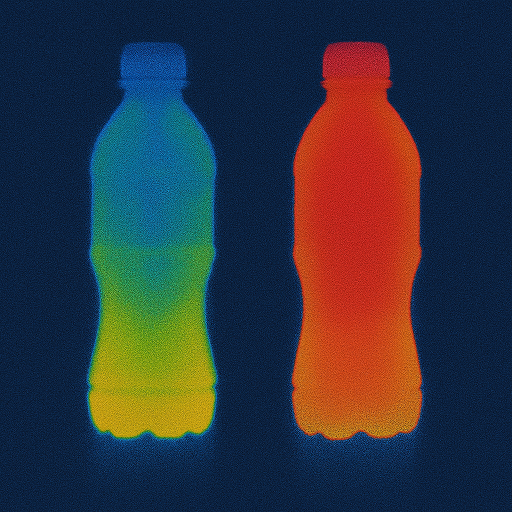
#> input picture capturas/1.png, 1024 x 1024 px (shown at 1/2 size)
$ python test.py   (older library calls are emulated)
#> lines starting #> are read from the running program, lines starting #| are printed output that depends on the picture; after the words box and inside, x2 and y2 are one past the last pixel; in counts of white or black regions, pixels touching at a corner belong together
import cv2
import numpy as np
import os

# --- Configuración y carga de la imagen "1.png" ---
directorio_actual = os.path.dirname(os.path.abspath(__file__))
ruta_imagen = os.path.join(directorio_actual, 'capturas', '1.png')

if not os.path.isfile(ruta_imagen):
    print(f'La imagen no se encontró en la ruta: {ruta_imagen}')
    exit()

# Cargar la imagen térmica original en 16 bits (se espera que contenga los datos radiométricos crudos)
imagen_original_full = cv2.imread(ruta_imagen, cv2.IMREAD_UNCHANGED)
#> imagen_original_full is the input picture: shape (1024, 1024, 3); mean B, G, R 62.6, 53.4, 50
if imagen_original_full is None:
    print('Error al cargar la imagen.')
    exit()

def procesar_imagen(imagen_original):
    """
    Detecta una sola botella en la imagen, la segmenta y calcula la temperatura
    (promedio y mediana en °C) en tres regiones: "Pico y Cuello", "Cuerpo" y "Base".

    La segmentación se realiza sobre una versión normalizada a 8 bits para encontrar
    contornos, pero el análisis se efectúa sobre la imagen original en 16 bits aplicando:

        T(°C) = 0.1639 * raw + 14.9353
    """
    # Normalizar para segmentación y visualización (8 bits)
    imagen_seg = cv2.normalize(imagen_original, None, 0, 255, cv2.NORM_MINMAX, dtype=cv2.CV_8U)

    # Convertir a escala de grises para segmentación
    if len(imagen_seg.shape) == 3 and imagen_seg.shape[2] == 3:
        imagen_gris = cv2.cvtColor(imagen_seg, cv2.COLOR_BGR2GRAY)
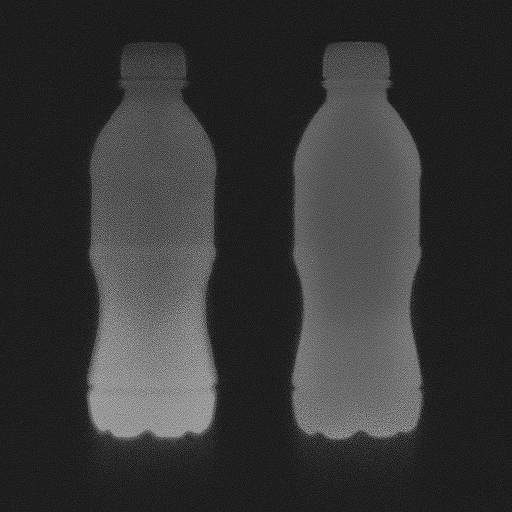
#> imagen_gris: shape (1024, 1024) (shown at 1/2 size); min 0, max 239, mean 53.4
    else:
        imagen_gris = imagen_seg.copy()

    # Preparar imagen para dibujar resultados (convertida a BGR)
    if len(imagen_seg.shape) == 2 or imagen_seg.shape[2] == 1:
        imagen_dibujo = cv2.cvtColor(imagen_seg, cv2.COLOR_GRAY2BGR)
    else:
        imagen_dibujo = imagen_seg.copy()

    # Preprocesamiento: desenfoque y umbralización (Otsu) sobre la imagen de segmentación (8 bits)
    imagen_suavizada = cv2.GaussianBlur(imagen_gris, (5, 5), 0)
    _, imagen_binaria = cv2.threshold(imagen_suavizada, 0, 255, cv2.THRESH_BINARY + cv2.THRESH_OTSU)
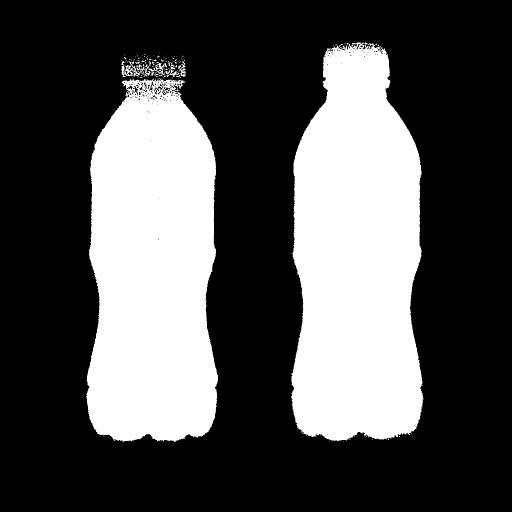
#> imagen_binaria: shape (1024, 1024) (shown at 1/2 size); 31.9% white; 129 white regions (114 under 20 px)

    # Invertir la imagen binaria si el área blanca es muy pequeña
    area_blanca = cv2.countNonZero(imagen_binaria)
#> area_blanca = 334353
    area_total_bin = imagen_binaria.shape[0] * imagen_binaria.shape[1]
#> area_total_bin = 1048576
    if area_blanca < 0.1 * area_total_bin:
        imagen_binaria = cv2.bitwise_not(imagen_binaria)

    # Encontrar contornos en la imagen binaria (8 bits)
    contornos, _ = cv2.findContours(imagen_binaria, cv2.RETR_EXTERNAL, cv2.CHAIN_APPROX_SIMPLE)
#> contornos = 128 contours, 119 with area under 20; largest, box (x1, y1, x2, y2) and area: (582, 85, 847, 882) 171034, (172, 157, 436, 884) 160432, (243, 122, 294, 154) 489, (296, 126, 334, 150) 268, (357, 122, 372, 154) 135
    contornos_botellas = [cnt for cnt in contornos if cv2.contourArea(cnt) > 1000]
#> contornos_botellas = 2 contours; box (x1, y1, x2, y2) and area: (582, 85, 847, 882) 171034, (172, 157, 436, 884) 160432
    if not contornos_botellas:
        print("No se encontró ninguna botella en la imagen completa.")
        return None

    # Seleccionar el contorno de mayor área (se asume que es la botella)
    contorno_botella = max(contornos_botellas, key=cv2.contourArea)
#> contorno_botella = contour of 1282 points, box (x1, y1, x2, y2) (582, 85, 847, 882), area 171034
    cv2.drawContours(imagen_dibujo, [contorno_botella], -1, (0, 255, 0), 2)
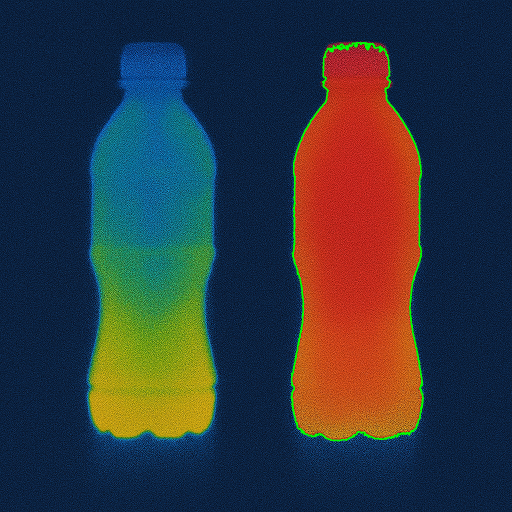
#> imagen_dibujo: shape (1024, 1024, 3) (shown at 1/2 size); 0.74% of pixels changed, all inside (x1, y1, x2, y2) = (581, 84, 848, 883)

    # Obtener la caja delimitadora del contorno
    x, y, w, h = cv2.boundingRect(contorno_botella)
#> x = 582; y = 85; w = 265; h = 797

    # Dividir el área interna del contorno en tres regiones horizontales:
    # "Pico y Cuello": zona superior (valores de y menores)
    # "Cuerpo": zona central
    # "Base": zona inferior (valores de y mayores)
    altura_region = h // 3
#> altura_region = 265
    regiones = {
        'Pico y Cuello': (y, y + altura_region),
        'Cuerpo': (y + altura_region, y + 2 * altura_region),
        'Base': (y + 2 * altura_region, y + h)
    }
#> regiones = {'Pico y Cuello': (85, 350), 'Cuerpo': (350, 615), 'Base': (615, 882)}

    print("\nResultados para la botella detectada:")

    # Coeficientes de calibración:
    # T(°C) = 0.1639 * raw + 14.9353
    scale = 0.1639
    offset = 14.9353

    kernel_erode = np.ones((8, 8), np.uint8)

    for nombre_region, (inicio, fin) in regiones.items():
        cv2.line(imagen_dibujo, (x, fin), (x + w, fin), (255, 0, 0), 2)
        pos_texto = (x + 5, inicio + (fin - inicio) // 2)
        cv2.putText(imagen_dibujo, nombre_region, pos_texto, cv2.FONT_HERSHEY_SIMPLEX, 0.6, (0, 0, 255), 2)

        mascara_botella = np.zeros(imagen_gris.shape, dtype=np.uint8)
        cv2.drawContours(mascara_botella, [contorno_botella], -1, 255, thickness=cv2.FILLED)
        mascara_botella[:inicio, :] = 0
        mascara_botella[fin:, :] = 0

        mascara_region = cv2.erode(mascara_botella, kernel_erode, iterations=1)
        valores_region = imagen_original[mascara_region == 255]

        if valores_region.size > 0:
            # Calcular la temperatura promedio y mediana usando la fórmula de calibración
            temp_promedio = scale * np.mean(valores_region) + offset
            temp_mediana = scale * np.median(valores_region) + offset

            etiqueta_stats = f"Prom={temp_promedio:.1f}°C Med={temp_mediana:.1f}°C"
            pos_stats = (x + 5, inicio + (fin - inicio) // 2 + 25)
            cv2.putText(imagen_dibujo, etiqueta_stats, pos_stats, cv2.FONT_HERSHEY_SIMPLEX, 0.5, (0, 0, 255), 2)

            print(f"\n  Región: {nombre_region}")
            print(f"    Temperatura promedio: {temp_promedio:.2f} °C")
            print(f"    Temperatura mediana:  {temp_mediana:.2f} °C")
        else:
            print(f"\n  Región: {nombre_region} - No se encontraron datos.")
#> this loop made 3 passes
#> (nombre_region, inicio, fin, pos_texto, temp_promedio, temp_mediana, etiqueta_stats, pos_stats) on passes 1 to 3: ('Pico y Cuello', 85, 350, (587, 217), 29.53, 23.95, 'Prom=29.5°C Med=23.9°C', (587, 242)), ('Cuerpo', 350, 615, (587, 482), 29.67, 23.95, 'Prom=29.7°C Med=23.9°C', (587, 507)), ('Base', 615, 882, (587, 748), 31.63, 28.38, 'Prom=31.6°C Med=28.4°C', (587, 773))
#|   Región: Pico y Cuello
#|     Temperatura promedio: 29.53 °C
#|     Temperatura mediana:  23.95 °C
#|   Región: Cuerpo
#|     Temperatura promedio: 29.67 °C
#|     Temperatura mediana:  23.95 °C
#|   Región: Base
#|     Temperatura promedio: 31.63 °C
#|     Temperatura mediana:  28.38 °C
#> pass 1, in procesar_imagen, `mascara_region = cv2.erode(mascara_botella, kernel_erode, iterations=1)`:
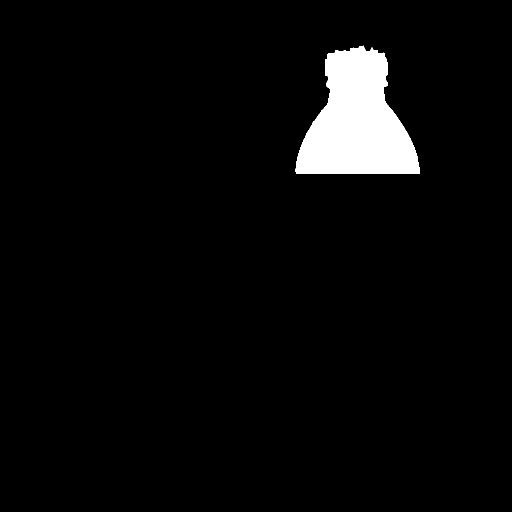
#> mascara_region: shape (1024, 1024) (shown at 1/2 size); 3.9% white; 1 white region, box (x1, y1, x2, y2) and area: (591, 91, 840, 347) 40813
#> pass 3, in procesar_imagen, `mascara_region = cv2.erode(mascara_botella, kernel_erode, iterations=1)`:
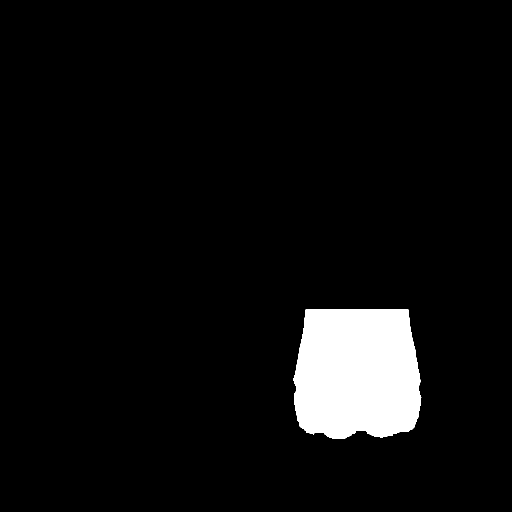
#> mascara_region: shape (1024, 1024) (shown at 1/2 size); 5.6% white; 1 white region, box (x1, y1, x2, y2) and area: (587, 619, 843, 878) 58477
#> after the loop:
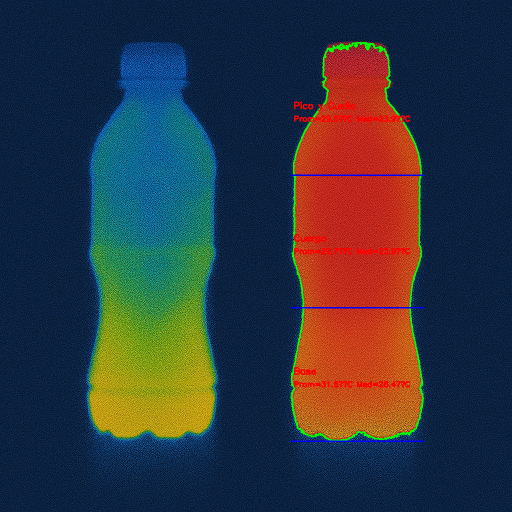
#> imagen_dibujo: shape (1024, 1024, 3) (shown at 1/2 size); 0.83% of pixels changed, all inside (x1, y1, x2, y2) = (581, 203, 849, 884)
#> after the loop:
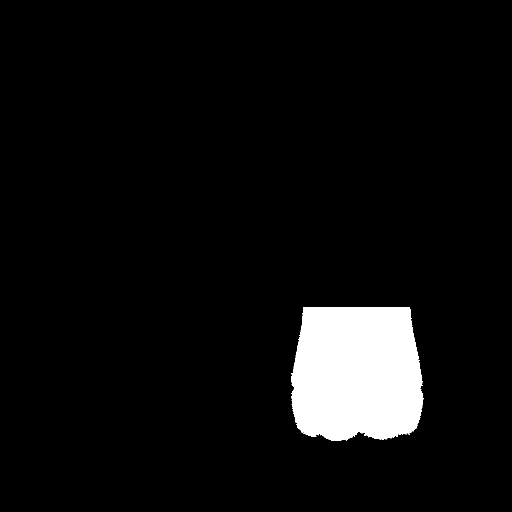
#> mascara_botella: shape (1024, 1024) (shown at 1/2 size); 6% white; 1 white region, box (x1, y1, x2, y2) and area: (582, 615, 847, 882) 62570

    return imagen_dibujo

# Procesar la imagen completa (una sola botella)
imagen_dibujo = procesar_imagen(imagen_original_full)
if imagen_dibujo is None:
    print("No se pudo procesar la botella en la imagen.")
    exit()

# Mostrar la imagen final con contornos, líneas divisorias y etiquetas con las temperaturas
cv2.namedWindow('Imagen final', cv2.WINDOW_NORMAL)
cv2.imshow('Imagen final', imagen_dibujo)
cv2.resizeWindow('Imagen final', 1200, 1200)  # Ajusta la resolución según sea necesario
cv2.waitKey(0)
cv2.destroyAllWindows()
